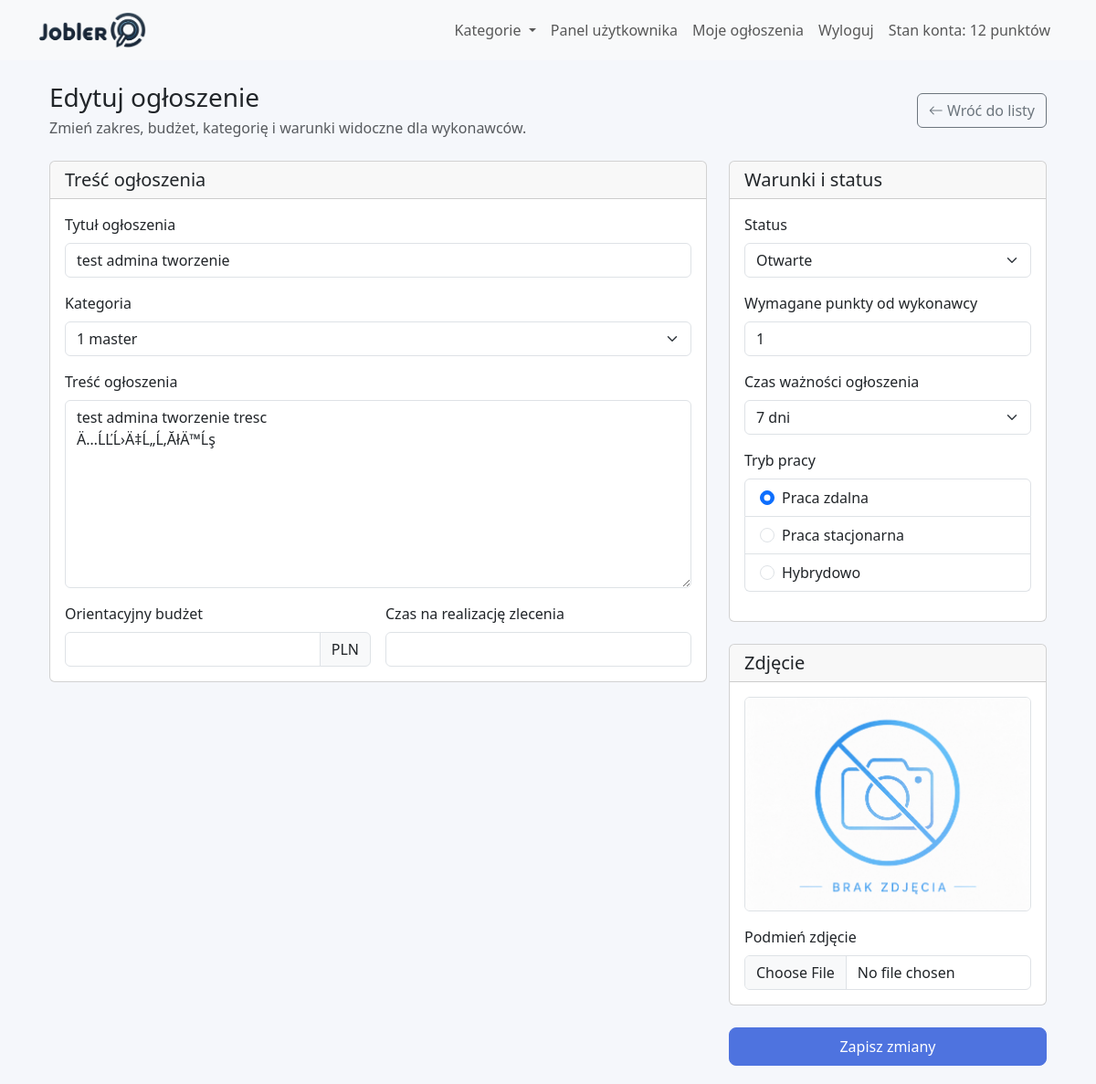
/views/user/edit_job.php?id=12 (signed in), run on the app's committed database.
### tables this page shows
CREATE TABLE `jobs` (
  `id` int(11) NOT NULL,
  `user_id` int(11) NOT NULL,
  `title` varchar(255) NOT NULL,
  `description` text NOT NULL,
  `status` enum('open','in_progress','closed') NOT NULL DEFAULT 'open',
  `created_at` timestamp NOT NULL DEFAULT current_timestamp(),
  `updated_at` timestamp NOT NULL DEFAULT current_timestamp() ON UPDATE current_timestamp(),
  `points_required` int(11) NOT NULL DEFAULT 1,
  `category_id` int(11) DEFAULT NULL,
  `executor_id` int(11) DEFAULT NULL,
  `budget_estimate` decimal(10,2) DEFAULT NULL,
  `realization_time` varchar(120) DEFAULT NULL,
  `validity_days` int(11) NOT NULL DEFAULT 7,
  `expires_at` datetime DEFAULT NULL,
  `work_mode` varchar(20) NOT NULL DEFAULT 'remote',
  `primary_image` varchar(255) NOT NULL DEFAULT 'no_image.jpg',
  `deleted_at` datetime DEFAULT NULL,
  `archived_at` datetime DEFAULT NULL,
  `archive_reason` varchar(80) DEFAULT NULL
);

### views/user/edit_job.php (the view, shortened to what this page needs)
<?php
$pdo = Database::getConnection();
$userId = (int)$_SESSION['user_id'];
$jobId = isset($_GET['id']) ? (int)$_GET['id'] : 0;
function getCategoriesByParent(PDO $pdo, $parentId = null) {
    if ($parentId === null || $parentId === '') {
        $stmt = $pdo->prepare("
            SELECT c.id, c.name, c.parent_id,
                   (SELECT COUNT(*) FROM categories child WHERE child.parent_id = c.id) AS child_count
            FROM categories c
            WHERE c.parent_id IS NULL
            ORDER BY c.name ASC, c.id ASC
        ");
        $stmt->execute();
    }
    return $stmt->fetchAll(PDO::FETCH_ASSOC);
}
function getCategoryPath(PDO $pdo, $categoryId) {
    $path = [];
    $currentId = (int)$categoryId;
    while ($currentId > 0) {
        $stmt = $pdo->prepare("SELECT id, parent_id FROM categories WHERE id = :id");
        $stmt->execute(['id' => $currentId]);
        $category = $stmt->fetch(PDO::FETCH_ASSOC);
        array_unshift($path, (int)$category['id']);
        $currentId = (int)($category['parent_id'] ?? 0);
    }
    return $path;
}
function jobImageUrl($filename) {
    $filename = trim((string)$filename);
    return '/uploads/jobs/' . rawurlencode($filename);
}
$stmt = $pdo->prepare("SELECT * FROM jobs WHERE id = :job_id AND user_id = :user_id AND deleted_at IS NULL AND archived_at IS NULL LIMIT 1");
$stmt->execute(['job_id' => $jobId, 'user_id' => $userId]);
$job = $stmt->fetch(PDO::FETCH_ASSOC);
$categoryPath = getCategoryPath($pdo, $job['category_id'] ?? 0);
$rootCategories = getCategoriesByParent($pdo, null);
$validityOptions = [1, 2, 3, 5, 7, 10, 15, 30];
include('../partials/header.php');
?>
<div class="container">
    <div class="d-flex flex-wrap justify-content-between align-items-center gap-3 mb-4">
        <div>
            <h1 class="h3 mb-1">Edytuj ogłoszenie</h1>
            <p class="text-muted mb-0">Zmień zakres, budżet, kategorię i warunki widoczne dla wykonawców.</p>
        </div>
        <a href="job_list.php" class="btn btn-outline-secondary"><i class="bi bi-arrow-left"></i> Wróć do listy</a>
    </div>
    <form method="POST" enctype="multipart/form-data" class="row g-4">
        <div class="col-lg-8">
            <div class="card">
                <div class="card-header"><h2 class="h5 mb-0">Treść ogłoszenia</h2></div>
                <div class="card-body">
                    <div class="mb-3">
                        <label for="title" class="form-label">Tytuł ogłoszenia</label>
                        <input type="text" class="form-control" id="title" name="title" value="<?= htmlspecialchars($job['title']) ?>" maxlength="255" required>
                    </div>
                    <div class="mb-3">
                        <label class="form-label">Kategoria</label>
                        <div id="categoryCascade" class="vstack gap-2">
                            <?php
                            $levels = [];
                            $parentId = null;
                            $pathCount = count($categoryPath);
                            for ($level = 0; $level <= max(0, $pathCount - 1); $level++) {
                                $options = getCategoriesByParent($pdo, $parentId);
                                $selectedId = $categoryPath[$level] ?? null;
                                $levels[] = ['level' => $level, 'options' => $options, 'selected' => $selectedId];
                                $parentId = $selectedId;
                            }
                            ?>
                            <?php foreach ($levels as $levelData): ?>
                                <select class="form-select category-level" data-level="<?= (int)$levelData['level'] ?>" <?= (int)$levelData['level'] === 0 ? 'required' : '' ?>>
                                    <?php foreach ($levelData['options'] as $category): ?>
                                        <option value="<?= (int)$category['id'] ?>" data-has-children="<?= (int)$category['child_count'] > 0 ? '1' : '0' ?>" <?= (int)$levelData['selected'] === (int)$category['id'] ? 'selected' : '' ?>>
                                            <?= htmlspecialchars($category['name']) ?>
                                        </option>
                                    <?php endforeach; ?>
                                </select>
                            <?php endforeach; ?>
                        </div>
                    </div>
                    <div class="mb-3">
                        <label for="description" class="form-label">Treść ogłoszenia</label>
                        <textarea class="form-control" id="description" name="description" rows="8" required><?= htmlspecialchars($job['description']) ?></textarea>
                    </div>
                    <div class="row g-3">
                        <div class="col-md-6">
                            <label for="budget_estimate" class="form-label">Orientacyjny budżet</label>
                            <div class="input-group">
                                <input type="number" class="form-control" id="budget_estimate" name="budget_estimate" min="0" step="0.01" value="<?= htmlspecialchars($job['budget_estimate'] ?? '') ?>" required>
                                <span class="input-group-text">PLN</span>
                            </div>
                        </div>
                        <div class="col-md-6">
                            <label for="realization_time" class="form-label">Czas na realizację zlecenia</label>
                            <input type="text" class="form-control" id="realization_time" name="realization_time" value="<?= htmlspecialchars($job['realization_time'] ?? '') ?>" maxlength="120" required>
                        </div>
                    </div>
                </div>
            </div>
        </div>
        <div class="col-lg-4">
            <div class="card mb-4">
                <div class="card-header"><h2 class="h5 mb-0">Warunki i status</h2></div>
                <div class="card-body">
                    <div class="mb-3">
                        <label for="status" class="form-label">Status</label>
                        <select class="form-select" id="status" name="status" required>
                            <option value="open" <?= $job['status'] === 'open' ? 'selected' : '' ?>>Otwarte</option>
                        </select>
                    </div>
                    <div class="mb-3">
                        <label for="points_required" class="form-label">Wymagane punkty od wykonawcy</label>
                        <input type="number" class="form-control" id="points_required" name="points_required" min="1" max="100" value="<?= (int)$job['points_required'] ?>" required>
                    </div>
                    <div class="mb-3">
                        <label for="validity_days" class="form-label">Czas ważności ogłoszenia</label>
                        <select class="form-select" id="validity_days" name="validity_days" required>
                            <?php foreach ($validityOptions as $days): ?>
                                <option value="<?= $days ?>" <?= (int)($job['validity_days'] ?? 7) === $days ? 'selected' : '' ?>><?= $days ?> <?= $days === 1 ? 'dzień' : 'dni' ?></option>
                            <?php endforeach; ?>
                        </select>
                    </div>
                    <div class="mb-3">
                        <label class="form-label">Tryb pracy</label>
                        <?php $workMode = $job['work_mode'] ?? 'remote'; ?>
                        <div class="list-group">
                            <label class="list-group-item"><input class="form-check-input me-2" type="radio" name="work_mode" value="remote" <?= $workMode === 'remote' ? 'checked' : '' ?>>Praca zdalna</label>
                            <label class="list-group-item"><input class="form-check-input me-2" type="radio" name="work_mode" value="onsite" <?= $workMode === 'onsite' ? 'checked' : '' ?>>Praca stacjonarna</label>
                            <label class="list-group-item"><input class="form-check-input me-2" type="radio" name="work_mode" value="hybrid" <?= $workMode === 'hybrid' ? 'checked' : '' ?>>Hybrydowo</label>
                        </div>
                    </div>
                </div>
            </div>
            <div class="card">
                <div class="card-header"><h2 class="h5 mb-0">Zdjęcie</h2></div>
                <div class="card-body">
                    <img src="<?= htmlspecialchars(jobImageUrl($job['primary_image'] ?? 'no_image.jpg')) ?>" alt="Zdjęcie ogłoszenia" class="img-fluid rounded border mb-3" style="aspect-ratio: 4 / 3; object-fit: cover; width: 100%;">
                    <label for="job_image" class="form-label">Podmień zdjęcie</label>
                    <input type="file" class="form-control" id="job_image" name="job_image" accept="image/jpeg,image/png,image/gif,image/webp">
                </div>
            </div>
            <button type="submit" class="btn btn-primary w-100 mt-4">Zapisz zmiany</button>
        </div>
    </form>
</div>
<?php include('../partials/footer.php'); ?>

### css/style.css (style rules this page uses)
:root { --primary-color: #4e73df; --secondary-color: #f8f9fc; --accent-color: #36b9cc; --text-dark: #5a5c69; --border-radius: 12px; }
body { background-color: #f5f7fb; font-family: 'Segoe UI', Tahoma, Geneva, Verdana, sans-serif; }
.btn-primary { background-color: var(--primary-color); border-color: var(--primary-color); border-radius: 8px; padding: 0.5rem 1.5rem; }

### data on the page
jobs: title "test admina tworzenie", description "test admina tworzenie tresc Ä…ĹĽĹ›Ä‡Ĺ„Ĺ‚ĂłÄ™Ĺş", status "Otwarte", points_required "1", validity_days "7 dni", work_mode "☑ Praca zdalna", work_mode "☐ Praca stacjonarna", work_mode "☐ Hybrydowo", primary_image (placeholder picture)

### other printed values
$_SESSION['user_account_balance'] "12"
form field value "1 master"
